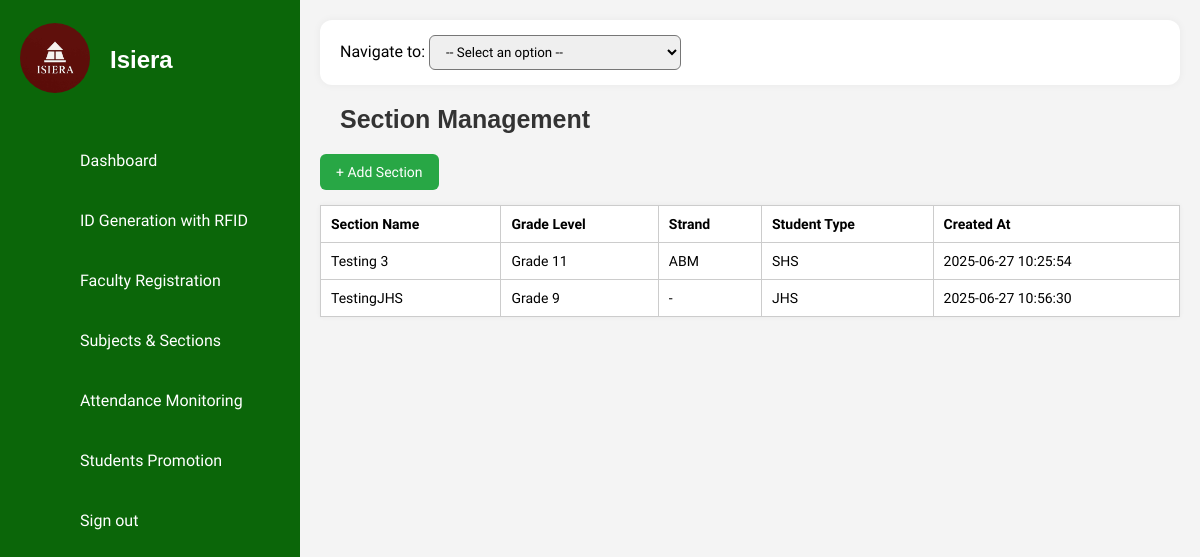
The page /isiera/section_management.php on the database as committed earlier.
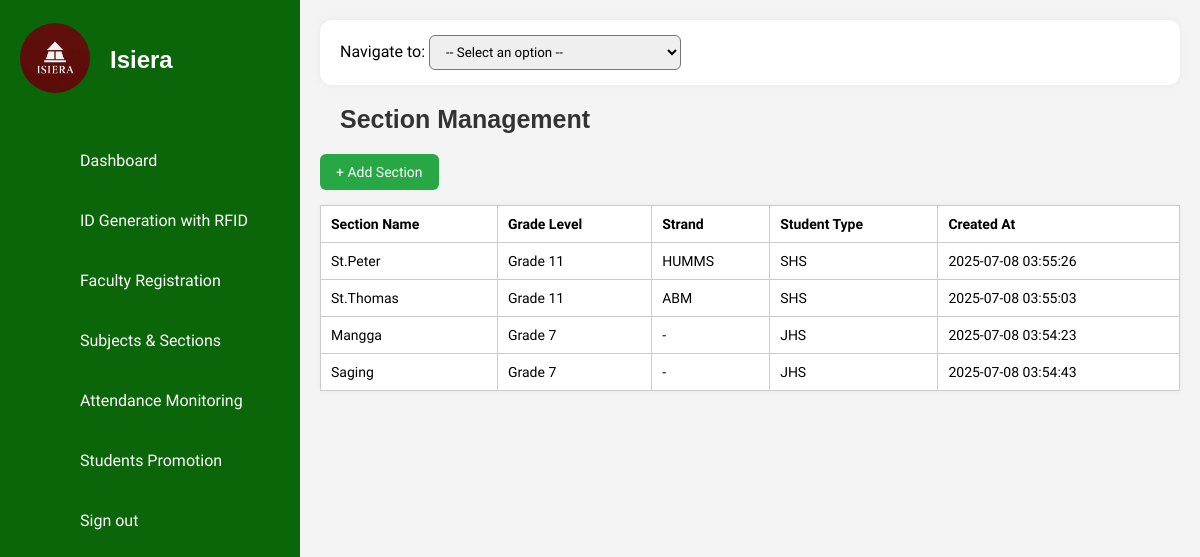
The same page on the database as committed later.
### tables this page shows
CREATE TABLE `sections` (
  `id` int(11) NOT NULL,
  `section_name` varchar(100) NOT NULL,
  `student_type` enum('JHS','SHS') NOT NULL,
  `grade_level` varchar(20) DEFAULT NULL,
  `created_at` timestamp NOT NULL DEFAULT current_timestamp(),
  `strand_id` int(11) DEFAULT NULL
);

CREATE TABLE `strands` (
  `id` int(11) NOT NULL,
  `name` varchar(100) NOT NULL
);

### isiera/section_management.php (the view, shortened to what this page needs)
<?php
include 'db_connection.php';
$sectionsResult = $conn->query("
    SELECT s.*, st.name AS strand_name
    FROM sections s
    LEFT JOIN strands st ON s.strand_id = st.id
    ORDER BY s.grade_level ASC, s.section_name ASC
");
$sections = $sectionsResult->fetch_all(MYSQLI_ASSOC);
?>
<!DOCTYPE html>
<html lang="en">
<head>
  <link rel="stylesheet" href="assets/css/style.css" />
</head>
<body>
<?php include('sidebar.php'); ?>
<div class="main-content">
  <div class="dropdown-nav">
    <label>Navigate to:</label>
    <select onchange="navigate(this.value)">
      <option value="">-- Select an option --</option>
    </select>
  </div>
  <h2>Section Management</h2>
  <button class="add-btn" onclick="openModal()">+ Add Section</button>
<table>
  <thead>
    <tr>
      <th>Section Name</th>
      <th>Grade Level</th>
      <th>Strand</th>
      <th>Student Type</th>
      <th>Created At</th>
    </tr>
  </thead>
  <tbody>
    <?php foreach ($sections as $section): ?>
      <tr>
        <td><?= htmlspecialchars($section['section_name']) ?></td>
        <td><?= htmlspecialchars($section['grade_level']) ?></td>
        <td><?= $section['student_type'] === 'SHS' ? htmlspecialchars($section['strand_name']) : '-' ?></td>
        <td><?= htmlspecialchars($section['student_type']) ?></td>
        <td><?= htmlspecialchars($section['created_at']) ?></td>
      </tr>
    <?php endforeach; ?>
  </tbody>
</table>
</body>
</body>
</html>

Rows that differ between the two databases and show on the page:
removed sections: section_name "Testing 3", grade_level "Grade 11", strand.name "ABM", student_type "SHS", created_at "2025-06-27 10:25:54"
removed sections: section_name "TestingJHS", grade_level "Grade 9", student_type "JHS", created_at "2025-06-27 10:56:30"
added sections: section_name "St.Peter", grade_level "Grade 11", strand.name "HUMMS", student_type "SHS", created_at "2025-07-08 03:55:26"
added sections: section_name "St.Thomas", grade_level "Grade 11", strand.name "ABM", student_type "SHS", created_at "2025-07-08 03:55:03"
added sections: section_name "Mangga", grade_level "Grade 7", student_type "JHS", created_at "2025-07-08 03:54:23"
added sections: section_name "Saging", grade_level "Grade 7", student_type "JHS", created_at "2025-07-08 03:54:43"
